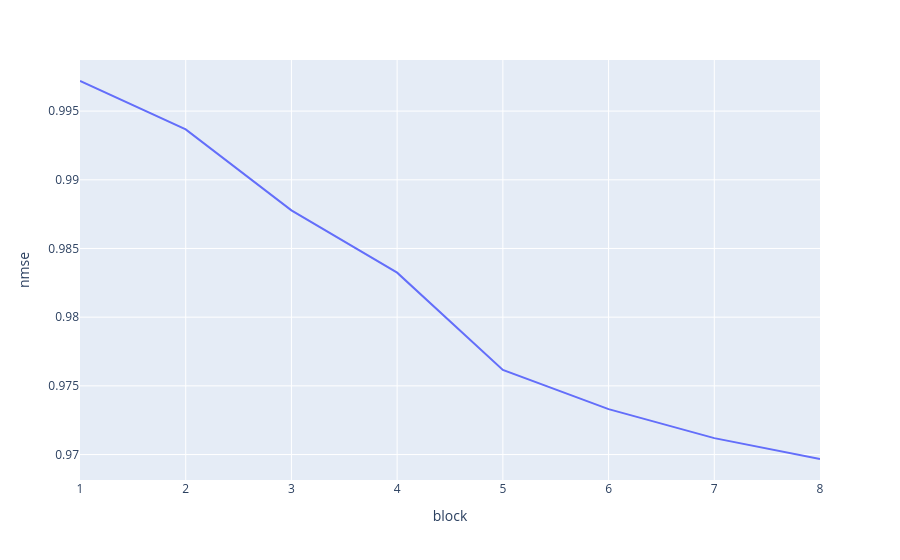

Here is the notebook cell this chart was saved with:
### Code cell
if bttda.extra_train_info:
    fig = px.line(df, x='block', y='nmse')
    fig.show()

### Figure 1 — Plotly figure (JSON) as saved in the notebook; plotly's stock layout.template omitted (floating-point values rounded to 4 significant figures)
{"data": [{"hovertemplate": "block=%{x}<br>nmse=%{y}<extra></extra>", "legendgroup": "", "line": {"color": "#636efa", "dash": "solid"}, "marker": {"symbol": "circle"}, "mode": "lines", "name": "", "orientation": "v", "showlegend": false, "type": "scatter", "x": [1, 2, 3, 4, 5, 6, 7, 8], "xaxis": "x", "y": [0.9972, 0.9937, 0.9878, 0.9832, 0.9762, 0.9733, 0.9712, 0.9697], "yaxis": "y"}], "layout": {"legend": {"tracegroupgap": 0}, "margin": {"t": 60}, "xaxis": {"anchor": "y", "domain": [0, 1], "title": {"text": "block"}}, "yaxis": {"anchor": "x", "domain": [0, 1], "title": {"text": "nmse"}}}}
